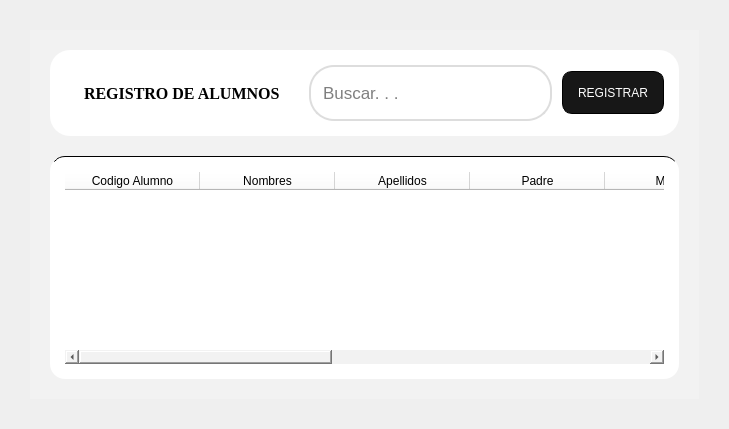
            <widget class="QWidget" name="pageAlumnos">
             <property name="styleSheet">
              <string notr="true"/>
             </property>
             <layout class="QVBoxLayout" name="verticalLayout_6" stretch="0">
              <property name="spacing">
               <number>30</number>
              </property>
              <property name="leftMargin">
               <number>30</number>
              </property>
              <property name="topMargin">
               <number>30</number>
              </property>
              <property name="rightMargin">
               <number>30</number>
              </property>
              <property name="bottomMargin">
               <number>30</number>
              </property>
              <item>
               <widget class="QFrame" name="frame_2">
                <property name="styleSheet">
                 <string notr="true">background-color:#f2f2f2;
border:none;</string>
                </property>
                <property name="frameShape">
                 <enum>QFrame::StyledPanel</enum>
                </property>
                <property name="frameShadow">
                 <enum>QFrame::Raised</enum>
                </property>
                <layout class="QVBoxLayout" name="verticalLayout_16">
                 <property name="spacing">
                  <number>20</number>
                 </property>
                 <property name="leftMargin">
                  <number>20</number>
                 </property>
                 <property name="topMargin">
                  <number>20</number>
                 </property>
                 <property name="rightMargin">
                  <number>20</number>
                 </property>
                 <property name="bottomMargin">
                  <number>20</number>
                 </property>
                 <item alignment="Qt::AlignTop">
                  <widget class="QFrame" name="frame_14">
                   <property name="styleSheet">
                    <string notr="true">background:#ffffff;
padding:15px;
border-radius:20px;</string>
                   </property>
                   <property name="frameShape">
                    <enum>QFrame::StyledPanel</enum>
                   </property>
                   <property name="frameShadow">
                    <enum>QFrame::Raised</enum>
                   </property>
                   <layout class="QHBoxLayout" name="horizontalLayout_5">
                    <property name="spacing">
                     <number>10</number>
                    </property>
                    <property name="leftMargin">
                     <number>0</number>
                    </property>
                    <property name="topMargin">
                     <number>0</number>
                    </property>
                    <property name="rightMargin">
                     <number>0</number>
                    </property>
                    <property name="bottomMargin">
                     <number>0</number>
                    </property>
                    <item>
                     <widget class="QLabel" name="label_9">
                      <property name="font">
                       <font>
                        <family>Georgia</family>
                        <pointsize>12</pointsize>
                        <weight>75</weight>
                        <bold>true</bold>
                       </font>
                      </property>
                      <property name="text">
                       <string>REGISTRO DE ALUMNOS</string>
                      </property>
                     </widget>
                    </item>
                    <item>
                     <widget class="QFrame" name="barraBusAl">
                      <property name="maximumSize">
                       <size>
                        <width>500</width>
                        <height>56</height>
                       </size>
                      </property>
                      <property name="styleSheet">
                       <string notr="true">#barraBusAl{
	border: 2px solid #ddd;
	margin:0 ;
	padding:5px;
	border-radius:25px;
}

.QLineEdit{
	padding:5px;
}</string>
                      </property>
                      <property name="frameShape">
                       <enum>QFrame::StyledPanel</enum>
                      </property>
                      <property name="frameShadow">
                       <enum>QFrame::Raised</enum>
                      </property>
                      <layout class="QHBoxLayout" name="horizontalLayout_11">
                       <property name="spacing">
                        <number>0</number>
                       </property>
                       <property name="leftMargin">
                        <number>0</number>
                       </property>
                       <property name="topMargin">
                        <number>0</number>
                       </property>
                       <property name="rightMargin">
                        <number>0</number>
                       </property>
                       <property name="bottomMargin">
                        <number>0</number>
                       </property>
                       <item>
                        <widget class="QLineEdit" name="lineEdit_2">
                         <property name="font">
                          <font>
                           <pointsize>13</pointsize>
                          </font>
                         </property>
                         <property name="inputMask">
                          <string/>
                         </property>
                         <property name="text">
                          <string/>
                         </property>
                         <property name="placeholderText">
                          <string>Buscar. . .</string>
                         </property>
                        </widget>
                       </item>
                       <item alignment="Qt::AlignHCenter|Qt::AlignVCenter">
                        <widget class="QPushButton" name="pushButton_2">
                         <property name="text">
                          <string/>
                         </property>
                         <property name="icon">
                          <iconset>
                           <normaloff>../../../Downloads/vidrio-de-aumento.png</normaloff>../../../Downloads/vidrio-de-aumento.png</iconset>
                         </property>
                        </widget>
                       </item>
                      </layout>
                     </widget>
                    </item>
                    <item>
                     <widget class="QPushButton" name="pushButton">
                      <property name="maximumSize">
                       <size>
                        <width>130</width>
                        <height>43</height>
                       </size>
                      </property>
                      <property name="cursor">
                       <cursorShape>PointingHandCursor</cursorShape>
                      </property>
                      <property name="styleSheet">
                       <string notr="true">

QPushButton{
	border:none;
	border:1px solid #000;


	background:#171717;
	color:#fff;
	border-radius:10px
}


QPushButton:hover{
	background:#313131;
}</string>
                      </property>
                      <property name="text">
                       <string>REGISTRAR</string>
                      </property>
                     </widget>
                    </item>
                   </layout>
                  </widget>
                 </item>
                 <item>
                  <widget class="QFrame" name="frame_16">
                   <property name="sizePolicy">
                    <sizepolicy hsizetype="Preferred" vsizetype="Expanding">
                     <horstretch>0</horstretch>
                     <verstretch>0</verstretch>
                    </sizepolicy>
                   </property>
                   <property name="styleSheet">
                    <string notr="true">QFrame{
background:#fff;
border-radius:15px;
border-top:1px solid #000
}</string>
                   </property>
                   <property name="frameShape">
                    <enum>QFrame::StyledPanel</enum>
                   </property>
                   <property name="frameShadow">
                    <enum>QFrame::Raised</enum>
                   </property>
                   <layout class="QVBoxLayout" name="verticalLayout_17">
                    <property name="spacing">
                     <number>15</number>
                    </property>
                    <property name="leftMargin">
                     <number>15</number>
                    </property>
                    <property name="topMargin">
                     <number>15</number>
                    </property>
                    <property name="rightMargin">
                     <number>15</number>
                    </property>
                    <property name="bottomMargin">
                     <number>15</number>
                    </property>
                    <item>
                     <widget class="QTableWidget" name="tblAlumnos">
                      <property name="styleSheet">
                       <string notr="true">
border:none</string>
                      </property>
                      <attribute name="horizontalHeaderDefaultSectionSize">
                       <number>135</number>
                      </attribute>
                      <attribute name="horizontalHeaderShowSortIndicator" stdset="0">
                       <bool>false</bool>
                      </attribute>
                      <attribute name="horizontalHeaderStretchLastSection">
                       <bool>true</bool>
                      </attribute>
                      <attribute name="verticalHeaderDefaultSectionSize">
                       <number>50</number>
                      </attribute>
                      <column>
                       <property name="text">
                        <string>Codigo Alumno</string>
                       </property>
                      </column>
                      <column>
                       <property name="text">
                        <string>Nombres</string>
                       </property>
                      </column>
                      <column>
                       <property name="text">
                        <string>Apellidos</string>
                       </property>
                      </column>
                      <column>
                       <property name="text">
                        <string>Padre</string>
                       </property>
                      </column>
                      <column>
                       <property name="text">
                        <string>Madre</string>
                       </property>
                      </column>
                      <column>
                       <property name="text">
                        <string>Dni</string>
                       </property>
                      </column>
                      <column>
                       <property name="text">
                        <string>Telefono</string>
                       </property>
                      </column>
                      <column>
                       <property name="text">
                        <string>Direccion</string>
                       </property>
                      </column>
                      <column>
                       <property name="text">
                        <string>Acciones</string>
                       </property>
                      </column>
                     </widget>
                    </item>
                   </layout>
                  </widget>
                 </item>
                </layout>
               </widget>
              </item>
             </layout>
            </widget>
